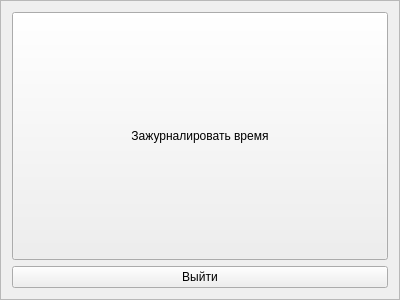
<?xml version="1.0" encoding="UTF-8"?>
<ui version="4.0">
 <class>MainWindowAndroid</class>
 <widget class="QFrame" name="MainWindowAndroid">
  <property name="geometry">
   <rect>
    <x>0</x>
    <y>0</y>
    <width>400</width>
    <height>300</height>
   </rect>
  </property>
  <property name="windowTitle">
   <string>НИЯУ МИФИ -- Задачи</string>
  </property>
  <property name="frameShape">
   <enum>QFrame::StyledPanel</enum>
  </property>
  <property name="frameShadow">
   <enum>QFrame::Raised</enum>
  </property>
  <layout class="QVBoxLayout" name="verticalLayout_3">
   <item>
    <layout class="QVBoxLayout" name="mainMenuLayout">
     <item>
      <widget class="QPushButton" name="logTimeWindowButton">
       <property name="sizePolicy">
        <sizepolicy hsizetype="Expanding" vsizetype="Expanding">
         <horstretch>0</horstretch>
         <verstretch>0</verstretch>
        </sizepolicy>
       </property>
       <property name="text">
        <string>Зажурналировать время</string>
       </property>
      </widget>
     </item>
     <item>
      <widget class="QPushButton" name="quitButton">
       <property name="text">
        <string>Выйти</string>
       </property>
      </widget>
     </item>
    </layout>
   </item>
  </layout>
 </widget>
 <resources/>
 <connections/>
</ui>
